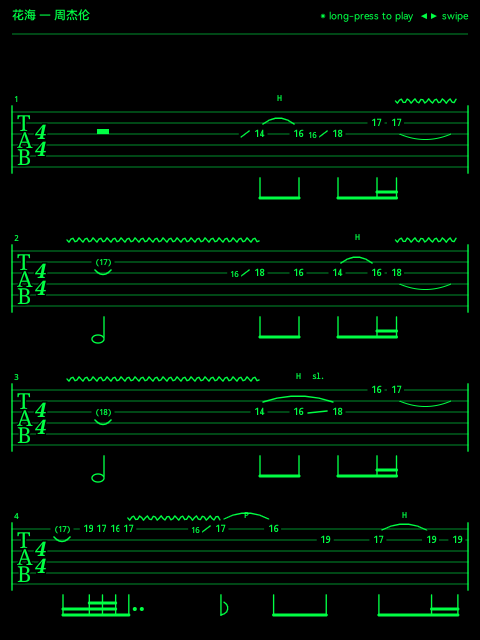
#> input picture RokidMusic/assets/score.png, 480 x 640 px, given in place of assets, which was not available
$ python detect_video_measure_bars.py ../assets --out-dir out
#> lines starting #> are read from the running program, lines starting #| are printed output that depends on the picture; pictures that were not available may be replaced by others from this repository, and a replacement may not be noted
#!/usr/bin/env python3
"""Detect tab staff lines and measure barlines in cropped video score frames."""

from __future__ import annotations

import argparse
import json
from pathlib import Path

import numpy as np
from PIL import Image, ImageDraw


def cluster(values: np.ndarray, max_gap: int = 2) -> list[tuple[int, int]]:
    if len(values) == 0:
        return []
    out = []
    start = prev = int(values[0])
    for raw in values[1:]:
        value = int(raw)
        if value - prev <= max_gap:
            prev = value
            continue
        out.append((start, prev))
        start = prev = value
    out.append((start, prev))
    return out


def centers(clusters: list[tuple[int, int]]) -> list[float]:
    return [(start + end) / 2 for start, end in clusters]


def detect_tab_lines(gray: np.ndarray) -> list[float]:
    h, _ = gray.shape
    lower = gray[int(h * 0.34) :, :]
    dark = lower < 190
    density = dark.mean(axis=1)
    rows = np.where(density > 0.13)[0] + int(h * 0.34)
    candidates = centers([item for item in cluster(rows, 2) if item[1] - item[0] <= 7])
    best = []
    for i in range(0, max(0, len(candidates) - 5)):
        window = candidates[i : i + 6]
        gaps = np.diff(window)
        if 8 <= float(np.median(gaps)) <= 24 and float(gaps.max() - gaps.min()) <= 7:
            best = window
            break
    return [round(v, 2) for v in best]


def detect_barlines(gray: np.ndarray, lines: list[float]) -> list[float]:
    if len(lines) != 6:
        return []
    top = max(0, int(min(lines)) - 7)
    bottom = min(gray.shape[0], int(max(lines)) + 8)
    region = gray[top:bottom, :]
    dark = region < 185
    density = dark.mean(axis=0)
    cols = np.where(density > 0.28)[0]
    bars = []
    for start, end in cluster(cols, 2):
        width = end - start + 1
        if width <= 8:
            x = (start + end) / 2
            # Barlines should touch most string lines, unlike note stems.
            local = dark[:, max(0, start - 1) : min(dark.shape[1], end + 2)]
            if local.mean() > 0.24:
                bars.append(x)
    return merge_close([round(v, 2) for v in bars], 10)


def merge_close(values: list[float], tolerance: float) -> list[float]:
    if not values:
        return []
    groups = [[values[0]]]
    for value in sorted(values)[1:]:
        if value - groups[-1][-1] <= tolerance:
            groups[-1].append(value)
        else:
            groups.append([value])
    return [round(float(np.mean(group)), 2) for group in groups]


def analyze_image(path: Path) -> dict:
    gray = np.asarray(Image.open(path).convert("L"))
    lines = detect_tab_lines(gray)
    bars = detect_barlines(gray, lines)
    measures = []
    for index, (left, right) in enumerate(zip(bars, bars[1:]), start=1):
        if right - left >= 32:
            measures.append({"index": index, "bbox": [left, min(lines) - 28, right - left, max(lines) - min(lines) + 56]})
    return {
        "source": str(path),
        "imageSize": [int(gray.shape[1]), int(gray.shape[0])],
        "stringLines": [{"string": i + 1, "y": y} for i, y in enumerate(lines)],
        "barlines": bars,
        "measureBoxes": measures,
    }


def write_debug(path: Path, data: dict, out: Path) -> None:
    image = Image.open(path).convert("RGB")
    draw = ImageDraw.Draw(image)
    lines = data["stringLines"]
    if lines:
        x0, x1 = 0, image.width
        for line in lines:
            y = line["y"]
            draw.line([x0, y, x1, y], fill=(255, 0, 0), width=1)
            draw.text((4, y - 10), str(line["string"]), fill=(255, 0, 0))
    for x in data["barlines"]:
        draw.line([x, 0, x, image.height], fill=(255, 128, 0), width=2)
    for measure in data["measureBoxes"]:
        x, y, w, h = measure["bbox"]
        draw.rectangle([x, y, x + w, y + h], outline=(0, 180, 255), width=2)
        draw.text((x + 3, y + 3), str(measure["index"]), fill=(0, 180, 255))
    image.save(out)


def main() -> None:
    parser = argparse.ArgumentParser()
    parser.add_argument("images", nargs="+", type=Path)
    parser.add_argument("--out-dir", type=Path, required=True)
    args = parser.parse_args()

    args.out_dir.mkdir(parents=True, exist_ok=True)
    summary = []
    for image in args.images:
        data = analyze_image(image)
#> in analyze_image, `gray = np.asarray(Image.open(path).convert("L"))`:
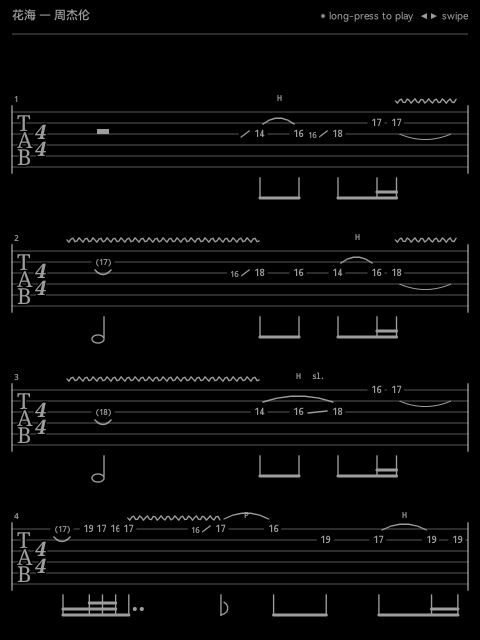
#> gray: shape (640, 480); min 0, max 157, mean 7.4
#> in detect_tab_lines, `lower = gray[int(h * 0.34) :, :]`:
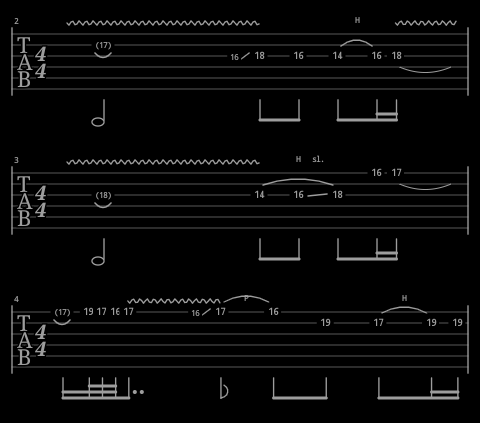
#> lower: shape (423, 480); min 0, max 157, mean 8.2
#> in detect_tab_lines, `dark = lower < 190`: dark: shape (423, 480) bool; every value is 1
#> in detect_tab_lines, `density = dark.mean(axis=1)`: density = 423 values from 1 to 1
#> in detect_tab_lines, `rows = np.where(density > 0.13)[0] + int(h * 0.34)`: rows = 423 values from 217 to 639
#> in cluster, `start = prev = int(values[0])`: start = 217
#> after the loop in cluster, `for raw in values[1:]:`: out = []
#> data = {'source': '../assets', 'imageSize': [480, 640], 'stringLines': [], 'barlines': [], 'measureBoxes': []}
        out_json = args.out_dir / f"{image.stem}.bars.json"
        out_debug = args.out_dir / f"{image.stem}.bars.debug.jpg"
        out_json.write_text(json.dumps(data, ensure_ascii=False, indent=2) + "\n", encoding="utf-8")
        write_debug(image, data, out_debug)
#> in write_debug, `lines = data["stringLines"]`: lines = []
        summary.append({"image": image.name, "barlines": data["barlines"], "measureCount": len(data["measureBoxes"])})
        print(f"{image.name}: bars={len(data['barlines'])} measures={len(data['measureBoxes'])}")
#| assets: bars=0 measures=0
    (args.out_dir / "summary.json").write_text(json.dumps(summary, ensure_ascii=False, indent=2) + "\n", encoding="utf-8")


if __name__ == "__main__":
    main()

$ run again, on RokidMusic/assets/start.png
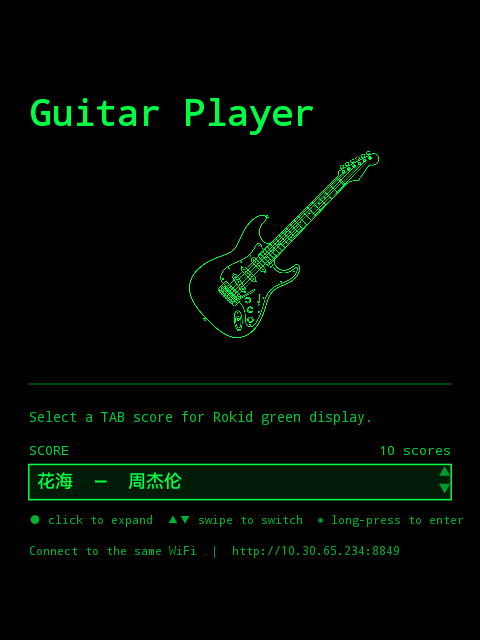
#> input picture RokidMusic/assets/start.png, 480 x 640 px, given in place of assets, which was not available
#> in analyze_image, `gray = np.asarray(Image.open(path).convert("L"))`:
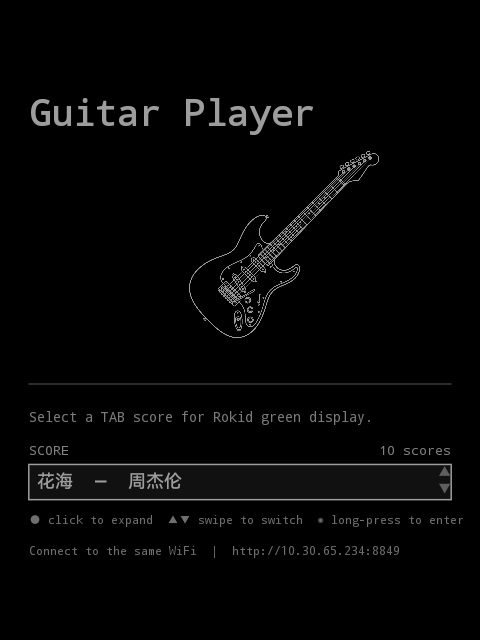
#> gray: shape (640, 480); min 0, max 157, mean 5.2
#> in detect_tab_lines, `lower = gray[int(h * 0.34) :, :]`:
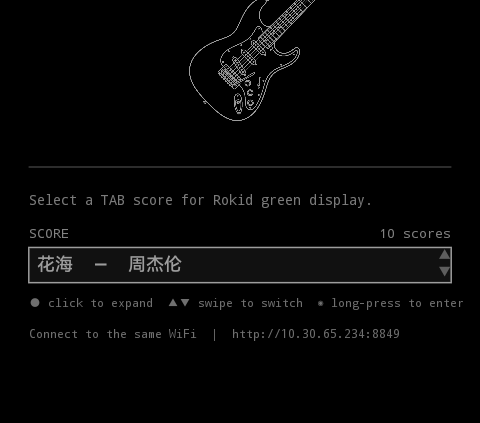
#> lower: shape (423, 480); min 0, max 157, mean 5.6
#> dark: shape (423, 480) bool; every value is 1
#> density = 423 values from 1 to 1
#> rows = 423 values from 217 to 639
#> in cluster, `start = prev = int(values[0])`: start = 217
#> after the loop in cluster, `for raw in values[1:]:`: out = []
#> data = {'source': '../assets', 'imageSize': [480, 640], 'stringLines': [], 'barlines': [], 'measureBoxes': []}
#> in write_debug, `lines = data["stringLines"]`: lines = []
#| assets: bars=0 measures=0
